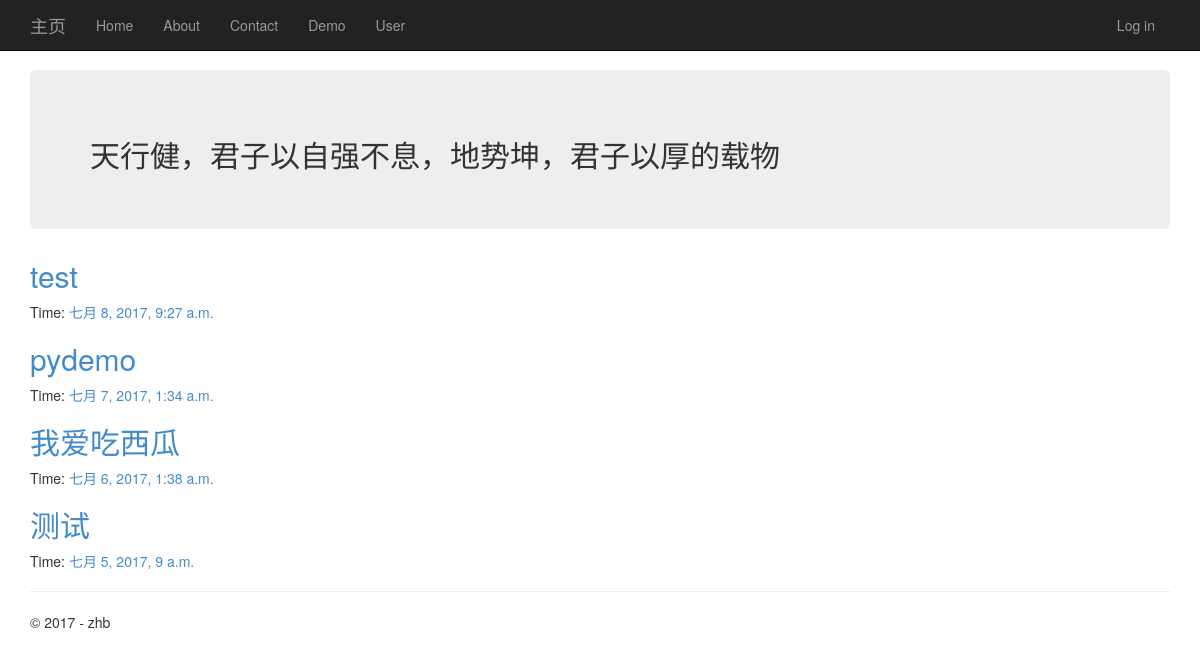
Before: / with the older database file.
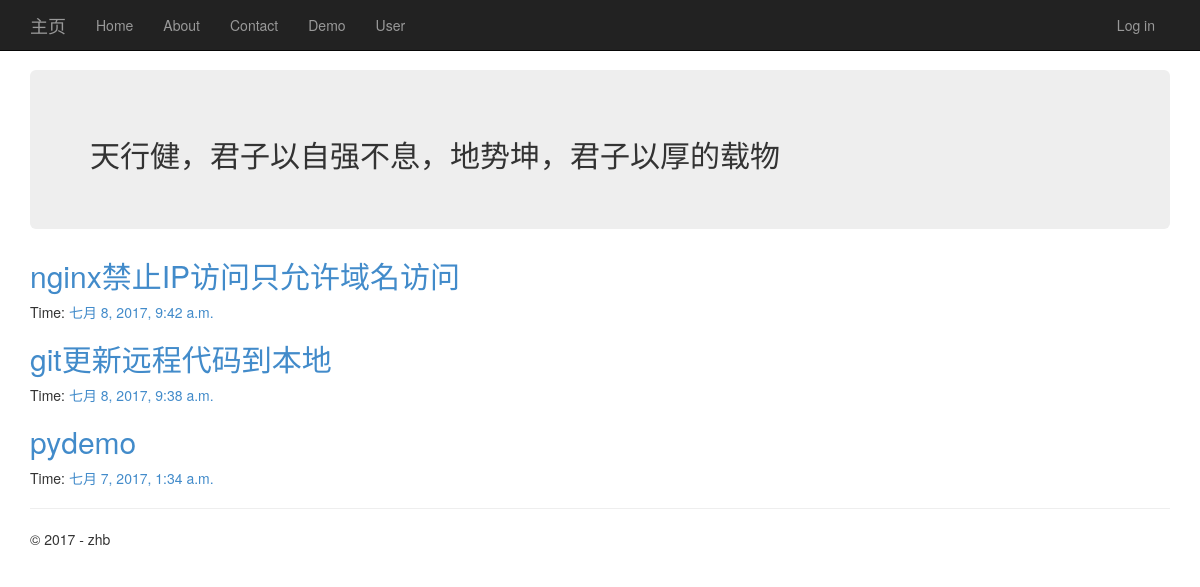
After: the same page with the newer database file.
### app/models.py (models this page shows, shortened)
class BlogPost(models.Model):
    title = models.CharField(max_length = 150)#标题
    body = models.TextField()#正文
    timestamp = models.DateTimeField()#时间
    class Meta():
        ordering = ['-timestamp']

### app/views.py (the view)
# urls.py: url(r'^$', app.views.home, name='home'),
def home(request):
    assert isinstance(request, HttpRequest)
    postlist = BlogPost.objects.all()
    return render(
        request,
        'app/index.html',
        {
            'title':'Home Page',
            'year':datetime.now().year,
            'postlist':postlist
        }
    )

### app/templates/app/index.html
﻿{% extends "app/layout.html" %}
{% block content %}
<div class="jumbotron">
    <h2 class="media-body">天行健，君子以自强不息，地势坤，君子以厚的载物</h2>
</div>
<div class="posts">
    {% for post in postlist %}
    <section class="post">
        <header class="post-header">
            <h2 class="post-title">
                <a href="{% url 'detail' id=post.id %}">
                    {{post.title}}
                </a>
            </h2>
            <p class="post-meta">
                Time:<a class="post-author" href="#">
                {{post.timestamp}}</a>
            </p>
        </header>
    </section>
    {% endfor %}
</div>
{% endblock %}

### app/templates/app/layout.html (shortened to what this page needs)
﻿<!DOCTYPE html>
<html>
<head>
    {% load staticfiles %}
    <link rel="stylesheet" type="text/css" href="{% static 'app/content/bootstrap.min.css' %}" />
    <link rel="stylesheet" type="text/css" href="{% static 'app/content/site.css' %}" />
    <link rel="stylesheet" type="text/css" href="{% static 'app/content/colorful.css' %}" />
</head>
<body>
    <div class="navbar navbar-inverse navbar-fixed-top">
        <div class="container">
            <div class="navbar-header">
                <a href="/" class="navbar-brand">主页</a>
            </div>
            <div class="navbar-collapse collapse">
                <ul class="nav navbar-nav">
                    <li><a href="{% url 'home' %}">Home</a></li>
                    <li><a href="{% url 'about' %}">About</a></li>
                    <li><a href="{% url 'contact' %}">Contact</a></li>
                    <li><a href="{% url 'demo' %}">Demo</a></li>
                    <li><a href="{% url 'user' %}">User</a></li>
                </ul>
                {% include 'app/loginpartial.html' %}
            </div>
        </div>
    </div>
    <div class="container body-content">
{% block content %}{% endblock %}
        <hr/>
        <footer>
            <p>&copy; {{ year }} - zhb</p>
        </footer>
    </div>
</body>
</html>

### app/templates/app/loginpartial.html
{% if user.is_authenticated %}
<form id="logoutForm" action="/logout" method="post" class="navbar-right">
    {% csrf_token %}
    <ul class="nav navbar-nav navbar-right">
        <li><span class="navbar-brand">Hello {{ user.username }}!</span></li>
        <li><a href="javascript:document.getElementById('logoutForm').submit()">Log off</a></li>
    </ul>
</form>
{% else %}
<ul class="nav navbar-nav navbar-right">
    <li><a href="{% url 'login' %}">Log in</a></li>
</ul>
{% endif %}

Changed rows visible on the page:
removed BlogPost: title "test", timestamp "七月 8, 2017, 9:27 a.m."
removed BlogPost: title "我爱吃西瓜", timestamp "七月 6, 2017, 1:38 a.m."
removed BlogPost: title "测试", timestamp "七月 5, 2017, 9 a.m."
added BlogPost: title "nginx禁止IP访问只允许域名访问", timestamp "七月 8, 2017, 9:42 a.m."
added BlogPost: title "git更新远程代码到本地", timestamp "七月 8, 2017, 9:38 a.m."
